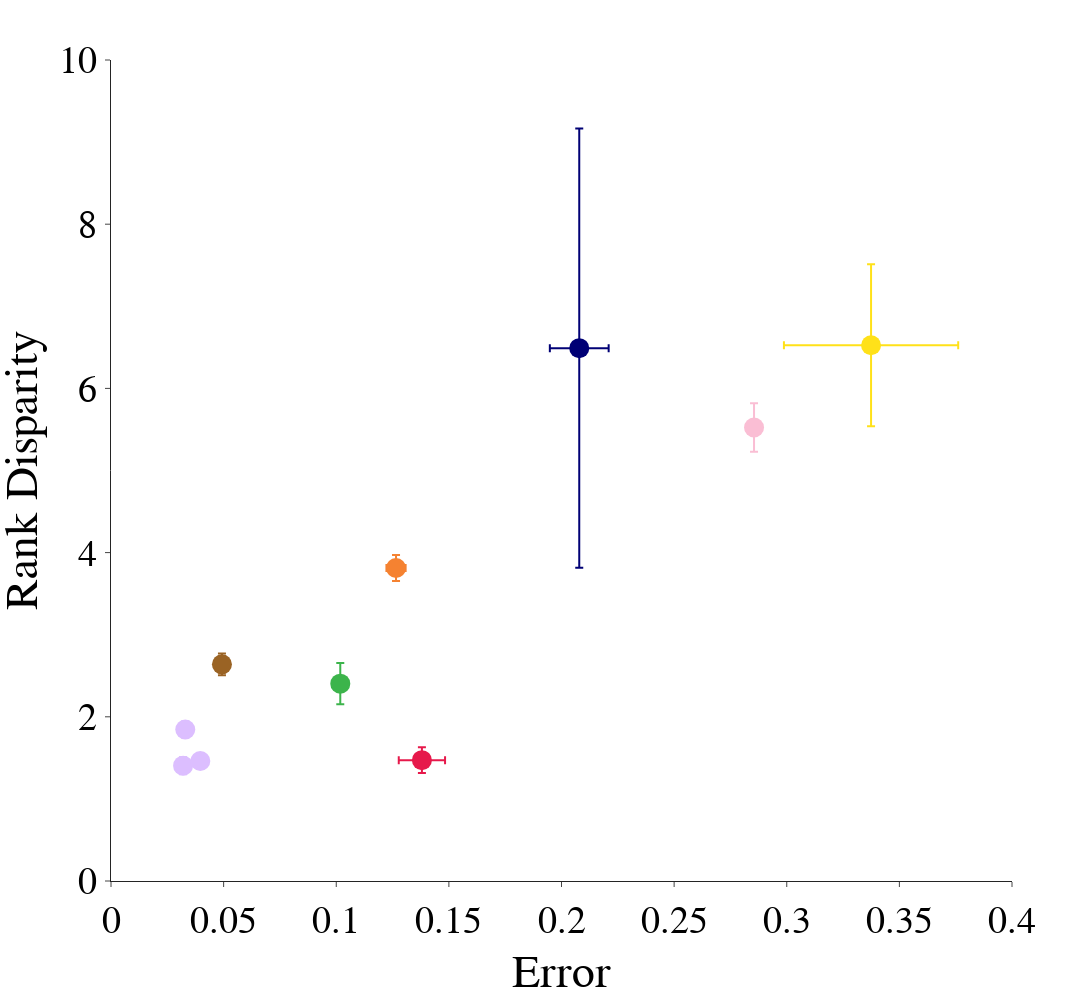

This figure's notebook cell:
### Code cell
#Test plot
fig = px.scatter(df_rank_4, 
                 x='Accuracy_mean', 
                 y='Disparity_mean', 
                 error_x = "Accuracy_std", 
                 error_y = "Disparity_std", 
                 color="Model", 
                 color_discrete_sequence=df_rank_4['color'],
                 template="simple_white",
                 width=1200, height= 1000
                )
fig.update_layout(
    yaxis_title="Rank Disparity",
    xaxis_title = "Error",
    xaxis_range=[0,0.4],
    yaxis_range=[0,10]
)
fig.update_layout(
    xaxis_title="Error",
    yaxis_title="Rank Disparity",
    legend_title="Models",
    font=dict(
        family="Times New Roman",
        size=38,
        color="Black"
    )
)
fig.update_traces(marker=dict(size=20))
fig.update_layout(legend=dict(
    orientation="h",
    yanchor="bottom",
    y=1.02,
    xanchor="right",
    x=1,
    font=dict(
        family="Times New Roman",
        size=28,
        color="Black"
    )
))
p = np.array(preparePareto(df_rank_4[['Accuracy_mean','Disparity_mean']], False, False).dropna())
for x, y in zip(p[:-1], p[1:]):
    fig.add_shape(type='line',
                x0=x[0],y0=x[1],x1=y[0],y1=y[1],
                line=dict(color='gray',width=4),line_dash='dash',
                xref='x',yref='y')
fig.update_layout(showlegend=False)
plotly.io.write_image(fig, '_RQ2.png', format='png')
fig.show()

### Figure 1 — Plotly figure (JSON) as saved in the notebook; plotly's stock layout.template omitted (floating-point values rounded to 4 significant figures)
{"data": [{"error_x": {"array": [0.003577]}, "error_y": {"array": [0.2967]}, "hovertemplate": "Model=MobileNet<br>Accuracy_mean=%{x}<br>Disparity_mean=%{y}<extra></extra>", "legendgroup": "MobileNet", "marker": {"color": "#fabed4", "size": 20, "symbol": "circle"}, "mode": "markers", "name": "MobileNet", "orientation": "v", "showlegend": true, "type": "scatter", "x": [0.2855], "xaxis": "x", "y": [5.524], "yaxis": "y"}, {"error_x": {"array": [0.004262]}, "error_y": {"array": [0.1585]}, "hovertemplate": "Model=TNT<br>Accuracy_mean=%{x}<br>Disparity_mean=%{y}<extra></extra>", "legendgroup": "TNT", "marker": {"color": "#f58231", "size": 20, "symbol": "circle"}, "mode": "markers", "name": "TNT", "orientation": "v", "showlegend": true, "type": "scatter", "x": [0.1265], "xaxis": "x", "y": [3.813], "yaxis": "y"}, {"error_x": {"array": [0.0009961]}, "error_y": {"array": [0.2511]}, "hovertemplate": "Model=ReXNet<br>Accuracy_mean=%{x}<br>Disparity_mean=%{y}<extra></extra>", "legendgroup": "ReXNet", "marker": {"color": "#3cb44b", "size": 20, "symbol": "circle"}, "mode": "markers", "name": "ReXNet", "orientation": "v", "showlegend": true, "type": "scatter", "x": [0.1018], "xaxis": "x", "y": [2.404], "yaxis": "y"}, {"error_x": {"array": [0.03868]}, "error_y": {"array": [0.9857]}, "hovertemplate": "Model=EseVoVNet<br>Accuracy_mean=%{x}<br>Disparity_mean=%{y}<extra></extra>", "legendgroup": "EseVoVNet", "marker": {"color": "#ffe119", "size": 20, "symbol": "circle"}, "mode": "markers", "name": "EseVoVNet", "orientation": "v", "showlegend": true, "type": "scatter", "x": [0.3374], "xaxis": "x", "y": [6.526], "yaxis": "y"}, {"error_x": {"array": [0.01306]}, "error_y": {"array": [2.674]}, "hovertemplate": "Model=DenseNet<br>Accuracy_mean=%{x}<br>Disparity_mean=%{y}<extra></extra>", "legendgroup": "DenseNet", "marker": {"color": "#000075", "size": 20, "symbol": "circle"}, "mode": "markers", "name": "DenseNet", "orientation": "v", "showlegend": true, "type": "scatter", "x": [0.2079], "xaxis": "x", "y": [6.491], "yaxis": "y"}, {"error_x": {"array": [0.01028]}, "error_y": {"array": [0.1577]}, "hovertemplate": "Model=DPN_Magface<br>Accuracy_mean=%{x}<br>Disparity_mean=%{y}<extra></extra>", "legendgroup": "DPN_Magface", "marker": {"color": "#e6194B", "size": 20, "symbol": "circle"}, "mode": "markers", "name": "DPN_Magface", "orientation": "v", "showlegend": true, "type": "scatter", "x": [0.138], "xaxis": "x", "y": [1.472], "yaxis": "y"}, {"error_x": {"array": [0.001861]}, "error_y": {"array": [0.1317]}, "hovertemplate": "Model=DPN_Cosface<br>Accuracy_mean=%{x}<br>Disparity_mean=%{y}<extra></extra>", "legendgroup": "DPN_Cosface", "marker": {"color": "#9a6324", "size": 20, "symbol": "circle"}, "mode": "markers", "name": "DPN_Cosface", "orientation": "v", "showlegend": true, "type": "scatter", "x": [0.04926], "xaxis": "x", "y": [2.639], "yaxis": "y"}, {"error_x": {"array": [0.0004255, 0.0003408, 0.0004603]}, "error_y": {"array": [0.1059, 0.09119, 0.1004]}, "hovertemplate": "Model=SMAC<br>Accuracy_mean=%{x}<br>Disparity_mean=%{y}<extra></extra>", "legendgroup": "SMAC", "marker": {"color": "#dcbeff", "size": 20, "symbol": "circle"}, "mode": "markers", "name": "SMAC", "orientation": "v", "showlegend": true, "type": "scatter", "x": [0.032, 0.03965, 0.03297], "xaxis": "x", "y": [1.405, 1.461, 1.846], "yaxis": "y"}], "layout": {"font": {"color": "Black", "family": "Times New Roman", "size": 38}, "height": 1000, "legend": {"font": {"color": "Black", "family": "Times New Roman", "size": 28}, "orientation": "h", "title": {"text": "Models"}, "tracegroupgap": 0, "x": 1, "xanchor": "right", "y": 1.02, "yanchor": "bottom"}, "margin": {"t": 60}, "showlegend": false, "width": 1200, "xaxis": {"anchor": "y", "domain": [0, 1], "range": [0, 0.4], "title": {"text": "Error"}}, "yaxis": {"anchor": "x", "domain": [0, 1], "range": [0, 10], "title": {"text": "Rank Disparity"}}}}
